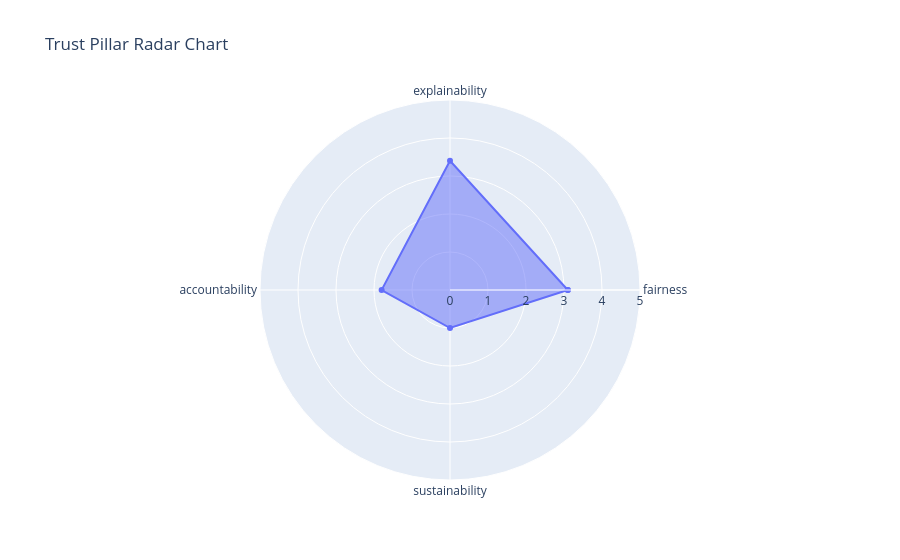

Notebook cell for this chart:
### Code cell
evaluator.plot_radar()

### Figure 1 — Plotly figure (JSON) as saved in the notebook; plotly's stock layout.template omitted (floating-point values rounded to 4 significant figures)
{"data": [{"fill": "toself", "name": "Model Score", "r": [3.1, 3.4, 1.8, 1, 3.1], "theta": ["fairness", "explainability", "accountability", "sustainability", "fairness"], "type": "scatterpolar"}], "layout": {"polar": {"radialaxis": {"range": [0, 5], "visible": true}}, "showlegend": false, "title": {"text": "Trust Pillar Radar Chart"}}}
